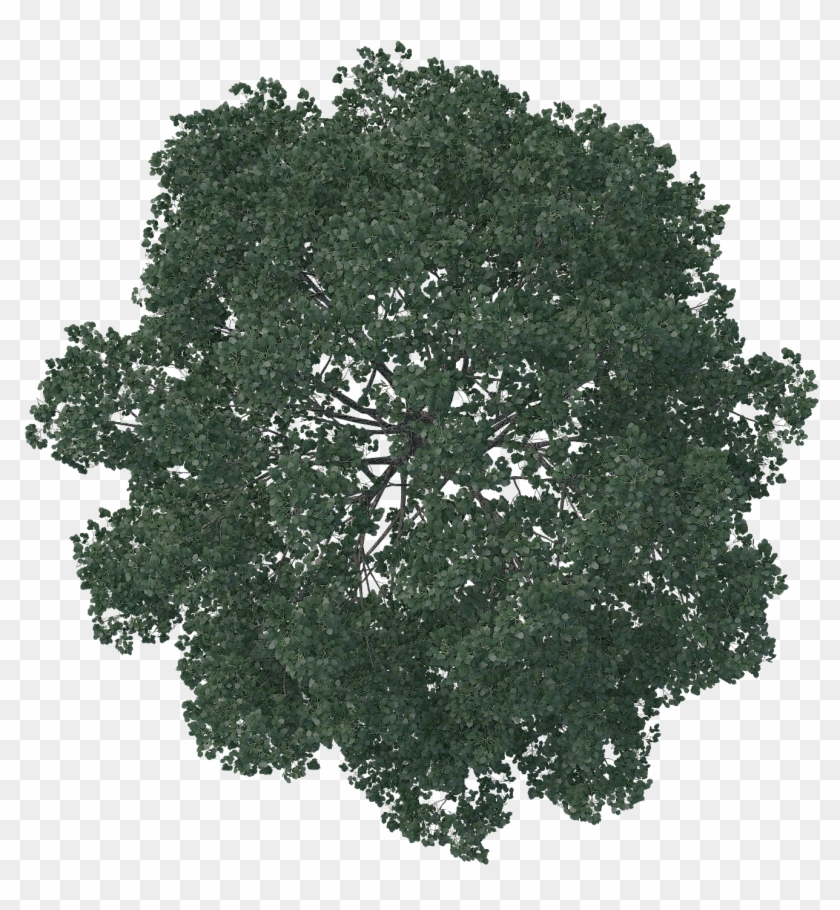
#> input picture ImageManipulation/Image2/New folder/149-1492896_tree-plan-png-trees-top-view-tree-photoshop (1).png, 840 x 910 px, found by its file name; its folder holds 3 pictures in this run
$ python image.py
#> lines starting #> are read from the running program, lines starting #| are printed output that depends on the picture
import PIL
from PIL import Image
import os


#change the directory depending on your folder

directory = 'C:/Users/Ralph/PycharmProjects/pythonProject/automation/Image2/New folder'

for img in os.listdir(directory):
        im = directory + "/" +img
        im1= Image.open(im)
#> im1 is the input picture: PIL image 840x910 RGB; mean R, G, B 147.2, 155.9, 148.8
        new_name = img.replace(".png",".jpg")
        new_im = im1.rotate(90).resize((128,128))
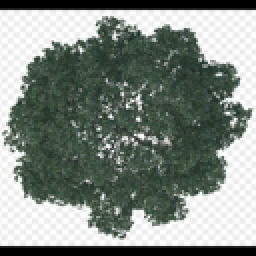
#> new_im: PIL image 128x128 RGB (shown 2 times larger); mean R, G, B 128.3, 137, 129.9
#> pass 3 of the loop `for img in os.listdir(directory):`:
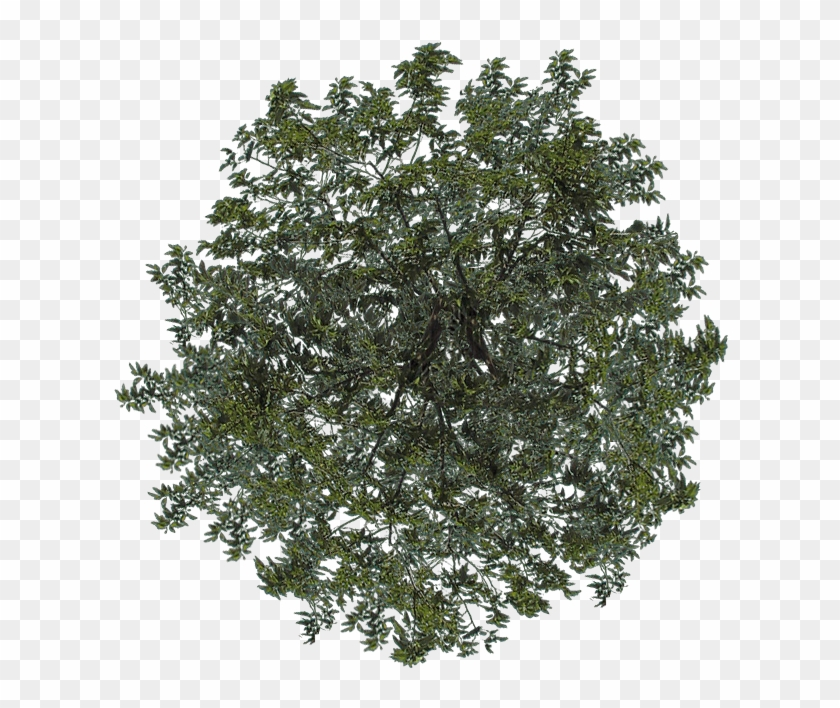
#> input picture ImageManipulation/Image2/New folder/74-749948_tree-png-top-view-tree-top-view-png.png, 840 x 708 px, found by its file name
#> im1 is the input picture: PIL image 840x708 RGB; mean R, G, B 181.3, 184.6, 177.3
#> `new_im = im1.rotate(90).resize((128,128))`:
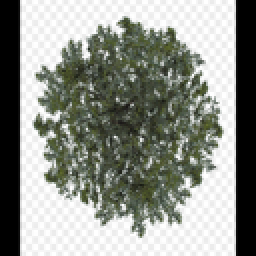
#> new_im: PIL image 128x128 RGB (shown 2 times larger); mean R, G, B 142.7, 145.9, 138.7
        new_im.save(f'C:/Users/Ralph/PycharmProjects/pythonProject/automation/Image2/test/{new_name}')
